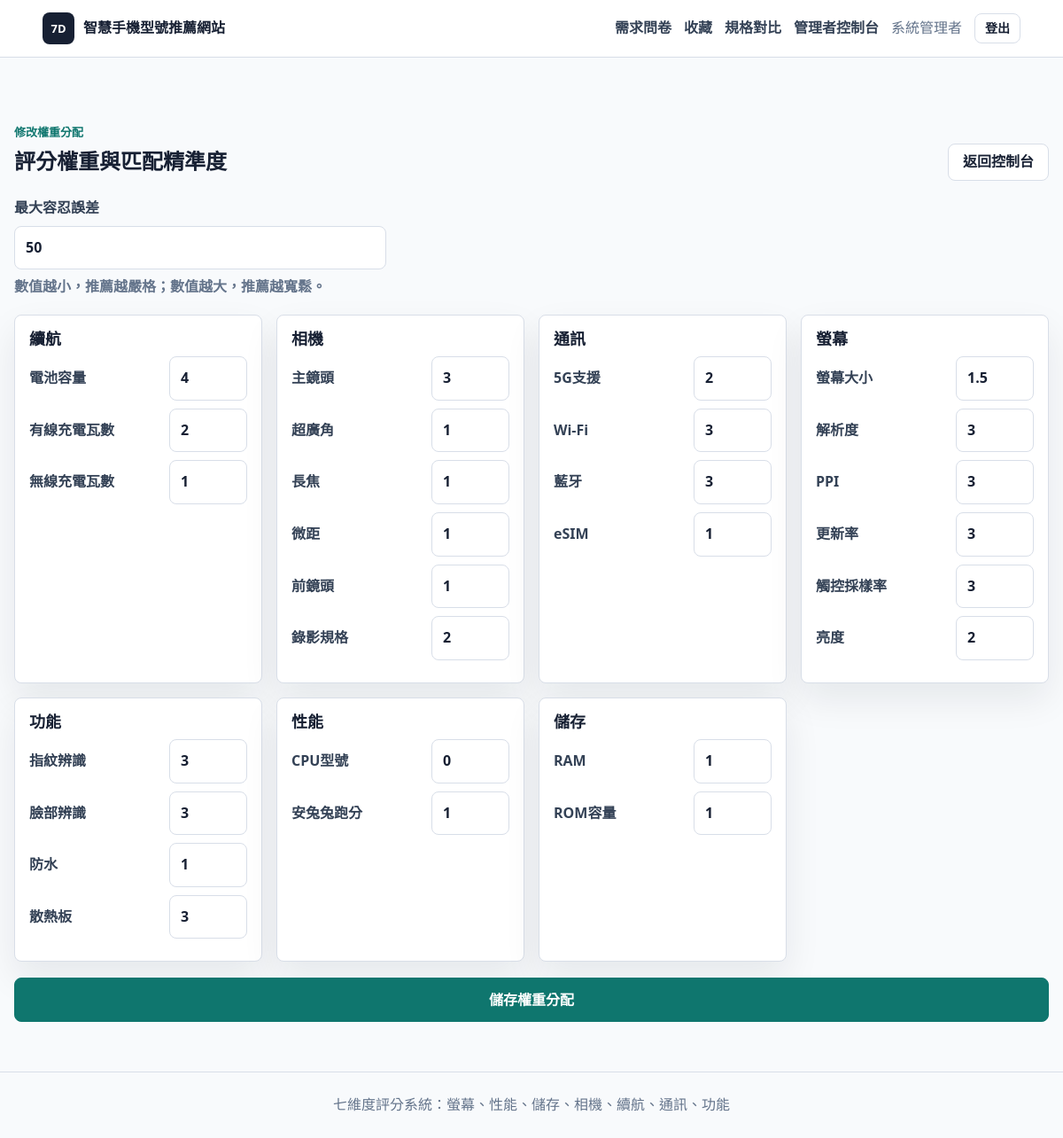
The page /smartphone-recommender/admin/weights.php (signed in) on the database its author committed.
### tables this page shows
CREATE TABLE `users` (
  `id` int(11) NOT NULL,
  `name` text NOT NULL,
  `email` varchar(255) NOT NULL,
  `password_hash` text NOT NULL,
  `role` varchar(255) NOT NULL DEFAULT 'user',
  `created_at` datetime NOT NULL
);

CREATE TABLE `system_settings` (
  `key` varchar(255) NOT NULL,
  `value` text NOT NULL
);

CREATE TABLE `dimension_weights` (
  `id` int(11) NOT NULL,
  `dimension` varchar(255) NOT NULL,
  `metric_key` varchar(255) NOT NULL,
  `label` text NOT NULL,
  `weight` double NOT NULL DEFAULT 1
);

### smartphone-recommender/includes/functions.php (called while the page is built, shortened)
<?php
require_once __DIR__ . '/auth.php';
function h(?string $value): string
{
    return htmlspecialchars((string)$value, ENT_QUOTES, 'UTF-8');
}
function app_base_url(): string
{
    $base = defined('APP_PUBLIC_BASE') ? (string)APP_PUBLIC_BASE : '';
    return '/' . trim($base, '/') . '/';
}
function url_for(string $path = ''): string
{
    $path = trim($path);
    $base = app_base_url();
    return $base . ltrim($path, '/');
}
function get_setting(string $key, string $default = ''): string
{
    $row = fetch_one('SELECT value FROM system_settings WHERE `key` = ?', [$key]);
    return $row['value'] ?? $default;
}

### smartphone-recommender/includes/db.php (called while the page is built, shortened)
<?php
function db(): PDO
{
    static $pdo = null;
    if ($pdo instanceof PDO) {
        return $pdo;
    }
    $dsn = 'mysql:host=' . DB_HOST . ';dbname=' . DB_NAME . ';charset=' . DB_CHARSET;
    $pdo = new PDO($dsn, DB_USER, DB_PASS, [
        PDO::ATTR_ERRMODE => PDO::ERRMODE_EXCEPTION,
        PDO::ATTR_DEFAULT_FETCH_MODE => PDO::FETCH_ASSOC,
        PDO::ATTR_EMULATE_PREPARES => false,
    ]);
    return $pdo;
}
function fetch_all(string $sql, array $params = []): array
{
    $stmt = db()->prepare($sql);
    $stmt->execute($params);
    return $stmt->fetchAll();
}
function fetch_one(string $sql, array $params = []): ?array
{
    $stmt = db()->prepare($sql);
    $stmt->execute($params);
    $row = $stmt->fetch();
    return $row ?: null;
}

### smartphone-recommender/includes/auth.php (called while the page is built, shortened)
<?php
require_once __DIR__ . '/db.php';
function current_user(): ?array
{
    return fetch_one('SELECT id, name, email, role, created_at FROM users WHERE id = ?', [$_SESSION['user_id']]);
}

### smartphone-recommender/admin/weights.php (the view, shortened to what this page needs)
<?php
require_once __DIR__ . '/../includes/functions.php';
$rows = fetch_all('SELECT * FROM dimension_weights ORDER BY dimension, id');
$groups = [];
foreach ($rows as $row) {
    $groups[$row['dimension']][] = $row;
}
$metricLabelOverrides = [
    'panel_type' => '螢幕大小',
    'fiveg_bands' => '5G支援',
    'cooling' => '散熱板',
];
require __DIR__ . '/../includes/header.php';
?>
<section class="section">
    <div class="section-head">
        <div>
            <p class="eyebrow">修改權重分配</p>
            <h1>評分權重與匹配精準度</h1>
        </div>
        <a class="button ghost" href="<?= h(url_for('admin/index.php')) ?>">返回控制台</a>
    </div>
    <form class="admin-form" method="post">
        <label class="tolerance-control">最大容忍誤差
            <input type="number" name="match_tolerance" min="0" max="100" step="1" value="<?= h(get_setting('match_tolerance', '28')) ?>">
            <span class="muted">數值越小，推薦越嚴格；數值越大，推薦越寬鬆。</span>
        </label>
        <div class="weights-grid">
            <?php foreach ($groups as $dimension => $items): ?>
                <section class="weight-card">
                    <h2><?= h(DIMENSIONS[$dimension] ?? $dimension) ?></h2>
                    <?php foreach ($items as $item): ?>
                        <label class="weight-line">
                            <span><?= h($metricLabelOverrides[$item['metric_key']] ?? $item['label']) ?></span>
                            <input type="number" name="weights[<?= (int)$item['id'] ?>]" min="0" step="0.1" value="<?= h((string)$item['weight']) ?>">
                        </label>
                    <?php endforeach; ?>
                </section>
            <?php endforeach; ?>
        </div>
        <button class="button lg" type="submit">儲存權重分配</button>
    </form>
</section>
<?php require __DIR__ . '/../includes/footer.php'; ?>

### smartphone-recommender/includes/header.php (shortened to what this page needs)
<?php
$user = current_user();
?>
<!doctype html>
<html lang="zh-Hant">
<head>
    <link rel="stylesheet" href="<?= h(url_for('assets/css/style.css')) ?>">
</head>
<body>
<header class="topbar">
    <a class="brand" href="<?= h(url_for('index.php')) ?>">
        <span class="brand-mark">7D</span>
        <span><?= h(APP_NAME) ?></span>
    </a>
    <nav class="nav" data-nav>
        <a href="<?= h(url_for('questionnaire.php')) ?>">需求問卷</a>
        <a href="<?= h(url_for('favorites.php')) ?>">收藏</a>
        <a href="<?= h(url_for('compare.php')) ?>">規格對比</a>
        <?php if ($user && $user['role'] === 'admin'): ?>
            <a href="<?= h(url_for('admin/index.php')) ?>">管理者控制台</a>
        <?php endif; ?>
        <?php if ($user): ?>
            <span class="nav-user"><?= h($user['name']) ?></span>
            <a class="button ghost sm" href="<?= h(url_for('logout.php')) ?>">登出</a>
        <?php else: ?>
            <a class="button ghost sm" href="<?= h(url_for('login.php')) ?>">登入</a>
            <a class="button sm" href="<?= h(url_for('register.php')) ?>">註冊</a>
        <?php endif; ?>
    </nav>
</header>
<main class="page">

### smartphone-recommender/assets/css/style.css (style rules this page uses)
:root { color-scheme: light; --ink: #172033; --muted: #64748b; --line: #d8dee8; --soft: #f4f7fb; --paper: #ffffff; --teal: #0f766e; --teal-dark: #115e59; --blue: #2563eb; --red: #dc2626; --amber: #ca8a04; --shadow: 0 18px 40px rgba(15, 23, 42, 0.08); }
* { box-sizing: border-box; }
body { margin: 0; min-height: 100vh; background: #f8fafc; color: var(--ink); font-family: system-ui, -apple-system, BlinkMacSystemFont, "Segoe UI", "Noto Sans TC", sans-serif; line-height: 1.6; }
a { color: inherit; text-decoration: none; }
button, input, select, textarea { font: inherit; }
.topbar { position: sticky; top: 0; z-index: 20; display: flex; align-items: center; justify-content: space-between; gap: 20px; padding: 14px clamp(18px, 4vw, 48px); background: rgba(255, 255, 255, 0.94); border-bottom: 1px solid var(--line); backdrop-filter: blur(14px); }
.brand { display: inline-flex; align-items: center; gap: 10px; font-weight: 800; }
.brand-mark { display: grid; width: 36px; height: 36px; place-items: center; border-radius: 8px; background: var(--ink); color: #fff; font-size: 13px; }
.nav { display: flex; align-items: center; gap: 14px; color: #334155; }
.nav a { font-weight: 650; }
.nav-user { color: var(--muted); }
.page { width: min(1180px, calc(100% - 32px)); margin: 0 auto; padding: 32px 0 56px; }
.hero-panel, .chart-panel, .form-card, .need-summary, .weight-card, .stat-card, .admin-card, .phone-card, .feature-card { border: 1px solid var(--line); border-radius: 8px; background: var(--paper); box-shadow: var(--shadow); }
.section { margin-top: 42px; }
.section-head { display: flex; align-items: end; justify-content: space-between; gap: 18px; margin-bottom: 18px; }
.section h1, .section h2, .form-card h1, .phone-detail h1 { margin: 0 0 8px; line-height: 1.18; }
.eyebrow { margin: 0 0 8px; color: var(--teal); font-size: 13px; font-weight: 800; }
.muted { color: var(--muted); }
.button { display: inline-flex; align-items: center; justify-content: center; min-height: 42px; padding: 0 16px; border: 1px solid var(--teal); border-radius: 8px; background: var(--teal); color: #fff; cursor: pointer; font-weight: 800; transition: transform 0.15s ease, background 0.15s ease, border-color 0.15s ease; }
.button.ghost { background: #fff; color: var(--ink); border-color: var(--line); }
.button.sm { min-height: 34px; padding-inline: 11px; font-size: 14px; }
.button.lg { min-height: 50px; padding-inline: 22px; }
.feature-grid, .phone-grid, .admin-grid, .stat-grid, .weights-grid { display: grid; gap: 16px; }
label { display: grid; gap: 7px; color: #334155; font-weight: 760; }
input, select, textarea { width: 100%; border: 1px solid var(--line); border-radius: 8px; background: #fff; color: var(--ink); padding: 11px 12px; }
.admin-form { display: grid; gap: 18px; }
.weights-grid { grid-template-columns: repeat(auto-fit, minmax(250px, 1fr)); }
.weight-card { padding: 16px; }
.weight-card h2 { margin-top: 0; font-size: 18px; }
.weight-line { display: grid; grid-template-columns: 1fr 88px; align-items: center; gap: 10px; margin: 9px 0; }
.tolerance-control { max-width: 420px; }

### rows shown on the page
users: name "系統管理者"
system_settings: match_tolerance "50"
dimension_weights: label "電池容量", weight "4"
dimension_weights: label "有線充電瓦數", weight "2"
dimension_weights: label "無線充電瓦數", weight "1"
dimension_weights: label "主鏡頭", weight "3"
dimension_weights: label "超廣角", weight "1"
dimension_weights: label "長焦", weight "1"
dimension_weights: label "微距", weight "1"
dimension_weights: label "前鏡頭", weight "1"
dimension_weights: label "錄影規格", weight "2"
dimension_weights: metric_key "5G支援", weight "2"
dimension_weights: label "Wi-Fi", weight "3"
dimension_weights: label "藍牙", weight "3"
dimension_weights: label "eSIM", weight "1"
dimension_weights: metric_key "螢幕大小", weight "1.5"
dimension_weights: label "解析度", weight "3"
dimension_weights: label "PPI", id+weight "3"
dimension_weights: label "更新率", weight "3"
dimension_weights: label "觸控採樣率", weight "3"
dimension_weights: label "亮度", weight "2"
dimension_weights: label "指紋辨識", weight "3"
dimension_weights: label "臉部辨識", weight "3"
dimension_weights: label "防水", weight "1"
dimension_weights: metric_key "散熱板", weight "3"
dimension_weights: label "CPU型號", weight "0"
dimension_weights: label "安兔兔跑分", weight "1"
dimension_weights: label "RAM", weight "1"
dimension_weights: label "ROM容量", weight "1"

### other values the page prints
APP_NAME "智慧手機型號推薦網站"
DIMENSIONS[$dimension] "續航"
DIMENSIONS[$dimension] "相機"
DIMENSIONS[$dimension] "通訊"
DIMENSIONS[$dimension] "螢幕"
DIMENSIONS[$dimension] "功能"
DIMENSIONS[$dimension] "性能"
DIMENSIONS[$dimension] "儲存"
